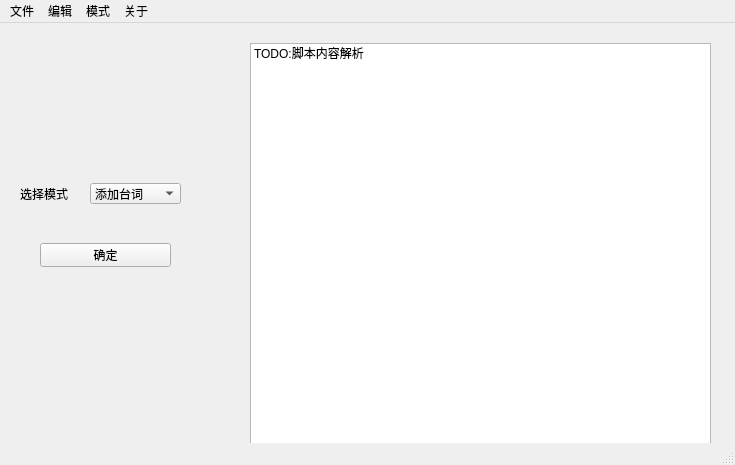
<?xml version="1.0" encoding="UTF-8"?>
<ui version="4.0">
 <class>MainWindow</class>
 <widget class="QMainWindow" name="MainWindow">
  <property name="geometry">
   <rect>
    <x>0</x>
    <y>0</y>
    <width>735</width>
    <height>465</height>
   </rect>
  </property>
  <property name="windowTitle">
   <string>RenpyEditor</string>
  </property>
  <widget class="QWidget" name="centralwidget">
   <widget class="QLabel" name="labelChoiceMode">
    <property name="geometry">
     <rect>
      <x>20</x>
      <y>160</y>
      <width>48</width>
      <height>21</height>
     </rect>
    </property>
    <property name="text">
     <string>选择模式</string>
    </property>
   </widget>
   <widget class="QComboBox" name="comboBoxChoiceMode">
    <property name="geometry">
     <rect>
      <x>90</x>
      <y>160</y>
      <width>91</width>
      <height>21</height>
     </rect>
    </property>
    <property name="currentText">
     <string>添加台词</string>
    </property>
    <property name="currentIndex">
     <number>0</number>
    </property>
    <property name="placeholderText">
     <string/>
    </property>
    <item>
     <property name="text">
      <string>添加台词</string>
     </property>
    </item>
    <item>
     <property name="text">
      <string>人物编辑</string>
     </property>
    </item>
    <item>
     <property name="text">
      <string>台词编辑</string>
     </property>
    </item>
    <item>
     <property name="text">
      <string>编辑图片列表</string>
     </property>
    </item>
    <item>
     <property name="text">
      <string>添加立绘</string>
     </property>
    </item>
    <item>
     <property name="text">
      <string>编辑视频列表</string>
     </property>
    </item>
    <item>
     <property name="text">
      <string>添加选择界面</string>
     </property>
    </item>
    <item>
     <property name="text">
      <string>创建分支</string>
     </property>
    </item>
    <item>
     <property name="text">
      <string>添加动画</string>
     </property>
    </item>
    <item>
     <property name="text">
      <string>游戏设置</string>
     </property>
    </item>
   </widget>
   <widget class="QPushButton" name="pushButtonEnter">
    <property name="geometry">
     <rect>
      <x>40</x>
      <y>220</y>
      <width>131</width>
      <height>24</height>
     </rect>
    </property>
    <property name="text">
     <string>确定</string>
    </property>
   </widget>
   <widget class="QListWidget" name="listWidget">
    <property name="geometry">
     <rect>
      <x>250</x>
      <y>20</y>
      <width>461</width>
      <height>401</height>
     </rect>
    </property>
    <item>
     <property name="text">
      <string>TODO:脚本内容解析</string>
     </property>
    </item>
   </widget>
  </widget>
  <widget class="QMenuBar" name="menubar">
   <property name="geometry">
    <rect>
     <x>0</x>
     <y>0</y>
     <width>735</width>
     <height>22</height>
    </rect>
   </property>
   <widget class="QMenu" name="file_menu">
    <property name="title">
     <string>文件</string>
    </property>
    <addaction name="actionOpen"/>
    <addaction name="actionSave"/>
    <addaction name="actionSettings"/>
    <addaction name="actionExit"/>
   </widget>
   <widget class="QMenu" name="edit_menu">
    <property name="title">
     <string>编辑</string>
    </property>
   </widget>
   <widget class="QMenu" name="mode_menu">
    <property name="title">
     <string>模式</string>
    </property>
   </widget>
   <widget class="QMenu" name="about_menu">
    <property name="title">
     <string>关于</string>
    </property>
    <addaction name="actionAuthor"/>
    <addaction name="actionAbout"/>
    <addaction name="actionGithub"/>
    <addaction name="actionHelp"/>
   </widget>
   <addaction name="file_menu"/>
   <addaction name="edit_menu"/>
   <addaction name="mode_menu"/>
   <addaction name="about_menu"/>
  </widget>
  <widget class="QStatusBar" name="statusbar"/>
  <action name="actionOpen">
   <property name="text">
    <string>打开路径</string>
   </property>
   <property name="statusTip">
    <string>打开文件目录</string>
   </property>
  </action>
  <action name="actionSave">
   <property name="text">
    <string>保存</string>
   </property>
   <property name="statusTip">
    <string>存储文件</string>
   </property>
  </action>
  <action name="actionExit">
   <property name="text">
    <string>退出</string>
   </property>
   <property name="statusTip">
    <string>退出程序</string>
   </property>
  </action>
  <action name="actionAuthor">
   <property name="text">
    <string>制作信息</string>
   </property>
   <property name="statusTip">
    <string>作者</string>
   </property>
  </action>
  <action name="actionAbout">
   <property name="text">
    <string>关于</string>
   </property>
   <property name="statusTip">
    <string>关于</string>
   </property>
  </action>
  <action name="actionGithub">
   <property name="text">
    <string>Github仓库</string>
   </property>
   <property name="statusTip">
    <string>Github链接</string>
   </property>
  </action>
  <action name="actionHelp">
   <property name="text">
    <string>帮助</string>
   </property>
   <property name="statusTip">
    <string>帮助</string>
   </property>
  </action>
  <action name="actionSettings">
   <property name="text">
    <string>设置</string>
   </property>
   <property name="statusTip">
    <string>打开设置界面</string>
   </property>
  </action>
 </widget>
 <resources/>
 <connections/>
</ui>
